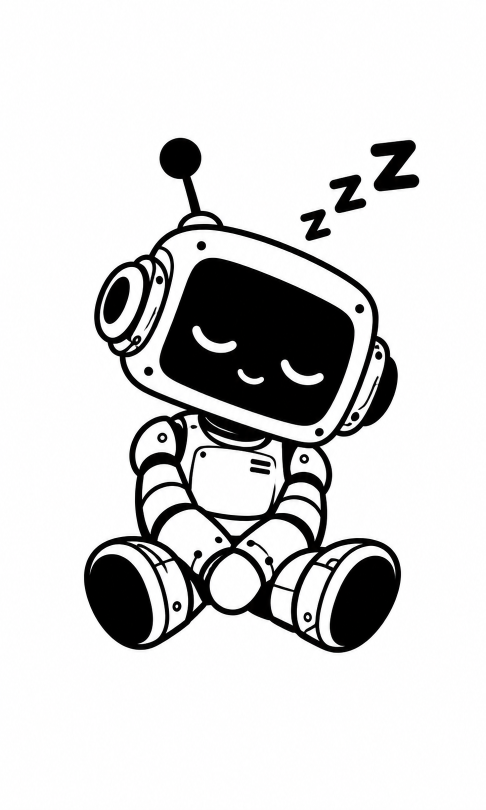
#> input picture esp32-client/assets/sleep_source.png, 971 x 1619 px (shown at 1/2 size)
$ python pack_image_asset.py ../assets/sleep_source.png
#> lines starting #> are read from the running program, lines starting #| are printed output that depends on the picture; after the words box and inside, x2 and y2 are one past the last pixel; in counts of white or black regions, pixels touching at a corner belong together
#> in main, source is the input picture: PIL image 971x1619 RGB; mean R, G, B 216, 215.8, 215.9
"""Pack an arbitrary source image into this project's monochrome panel asset
format: 800x480 landscape, 1 bit per pixel, MSB-first, row-packed.

Unlike generate_h3_assets.py (which draws the startup screens from scratch
with PIL), this takes a real PNG (or anything Pillow can open) someone
designed or downloaded and fits it to the panel without inventing content.

Every screen in this project is authored portrait (480 wide x 800 tall, the
natural way to design a phone-shaped notebook screen) and only rotated to the
panel's actual 800x480 landscape wiring at the very end — see blank()/
startup() in generate_h3_assets.py. A source image is fit against that same
480x800 portrait canvas, not the final landscape one, so a portrait design
(the common case) lands close to full-bleed instead of shrinking into a
narrow strip between wide white bars. It is letterboxed rather than
stretched, so a source with a different aspect ratio keeps its proportions;
converting to mode "1" dithers it to black/white, which tends to read better
on e-paper than a hard threshold.

Usage, from esp32-client/:
    ..\\.venv\\Scripts\\python.exe tools\\pack_image_asset.py path\\to\\source.png --name sleep

Writes assets/<name>.png (the exact fitted, dithered, rotated image that
will be shown — check this before flashing) and assets/<name>.bin (what
gets embedded). Register the new name in main/CMakeLists.txt's EMBED_FILES
and wire an extern symbol/screen_state in main/screen.c, the same way
sleep.bin already is.
"""
import argparse
from pathlib import Path
from PIL import Image

OUT = Path(__file__).resolve().parents[1] / "assets"
PORTRAIT_W, PORTRAIT_H = 480, 800  # Design canvas, matching every other screen.
PANEL_W, PANEL_H = 800, 480        # Final packed orientation, after rotation.


def fit_portrait(image):
    fitted = Image.new("L", (PORTRAIT_W, PORTRAIT_H), 255)
#> fitted: PIL image 480x800 L; every value is 255
    scale = min(PORTRAIT_W / image.width, PORTRAIT_H / image.height)
#> scale = 0.494
    size = (max(1, round(image.width * scale)), max(1, round(image.height * scale)))
#> size = (480, 800)
    resized = image.convert("L").resize(size, Image.LANCZOS)
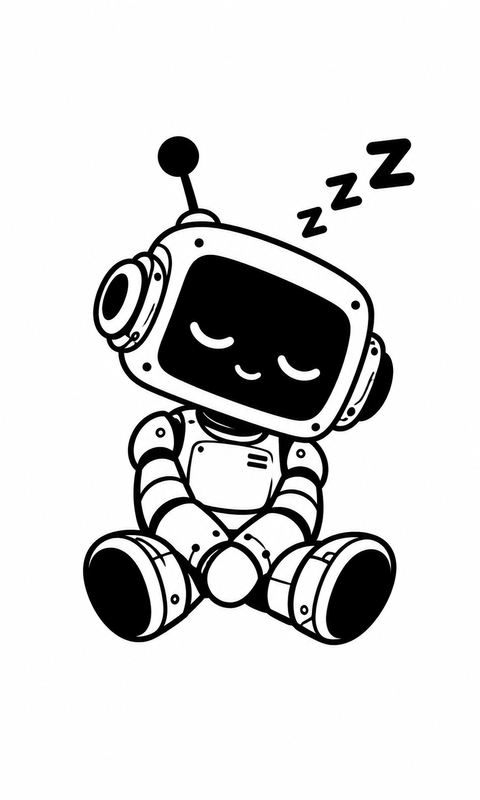
#> resized: PIL image 480x800 L; min 0, max 255, mean 215.9
    fitted.paste(resized, ((PORTRAIT_W - size[0]) // 2, (PORTRAIT_H - size[1]) // 2))
    return fitted


def packed(image):
    pixels = image.load()
    result = bytearray()
    for y in range(PANEL_H):
        for bx in range(PANEL_W // 8):
            value = 0
            for bit in range(8):
                if pixels[bx * 8 + bit, y]:
                    value |= 0x80 >> bit
            result.append(value)
    return bytes(result)


def main():
    parser = argparse.ArgumentParser(description=__doc__)
    parser.add_argument("source", type=Path, help="Source image (PNG or anything Pillow reads)")
    parser.add_argument("--name", default="sleep", help="Asset name; writes assets/<name>.png and .bin")
    args = parser.parse_args()

    source = Image.open(args.source)
    fitted = fit_portrait(source).rotate(90, expand=True)
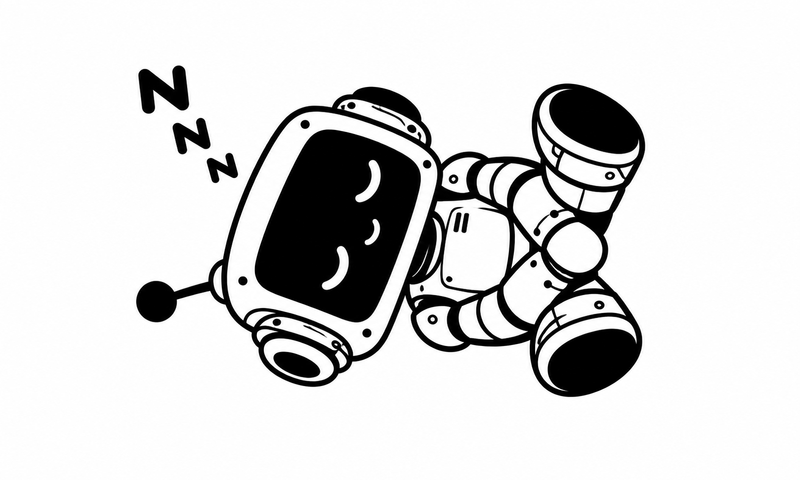
#> fitted: PIL image 800x480 L; min 0, max 255, mean 215.9
    assert fitted.size == (PANEL_W, PANEL_H), fitted.size
    dithered = fitted.convert("1")  # Floyd-Steinberg by default.
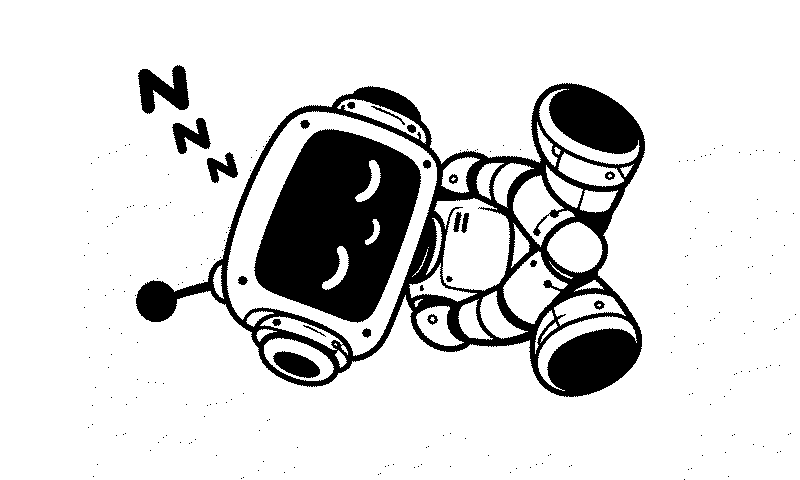
#> dithered: PIL image 800x480 1; 84.8% white; 240 black regions (217 under 20 px), largest, box (x1, y1, x2, y2) and area: (136, 83, 645, 397) 32167, (254, 129, 421, 323) 21241, (138, 65, 189, 114) 1490
    OUT.mkdir(exist_ok=True)
    dithered.save(OUT / f"{args.name}.png")
    (OUT / f"{args.name}.bin").write_bytes(packed(dithered))
    print(f"{args.name}: wrote {OUT / f'{args.name}.png'} and {OUT / f'{args.name}.bin'} "
          f"({PANEL_W}x{PANEL_H}, {PANEL_W * PANEL_H // 8} bytes)")


if __name__ == "__main__":
    main()

$ run again, on esp32-client/assets/memo_saved.png
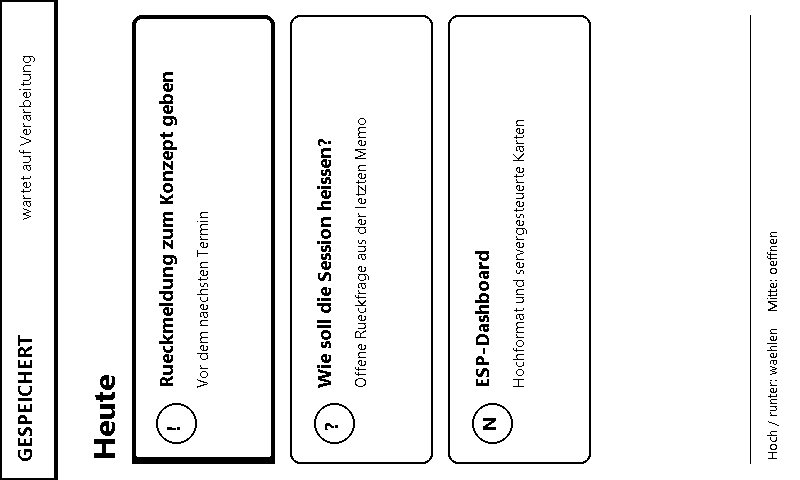
#> input picture esp32-client/assets/memo_saved.png, 800 x 480 px
#> in main, source is the input picture: PIL image 800x480 1; 94.1% white; 242 black regions (73 under 20 px), largest, box (x1, y1, x2, y2) and area: (132, 15, 275, 464) 5049, (0, 0, 58, 480) 3088, (290, 15, 433, 464) 2324
#> in fit_portrait, `fitted.paste(resized, ((PORTRAIT_W - size[0]) // 2, (PORTRAIT_H - size..`:
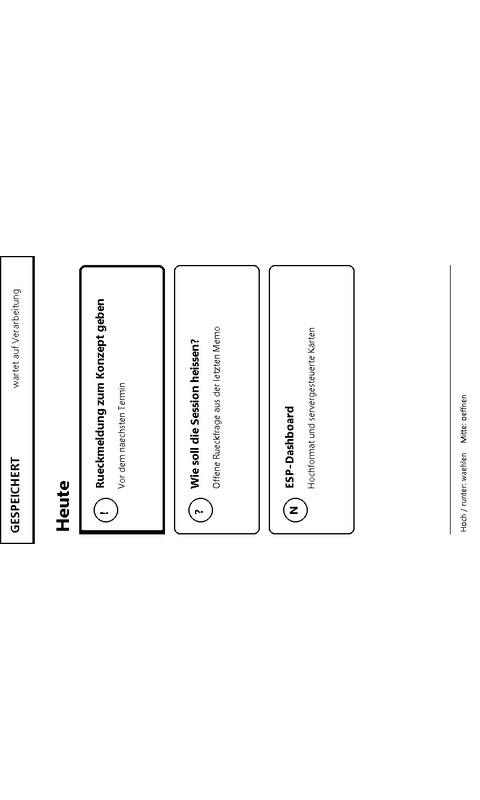
#> fitted: PIL image 480x800 L; min 0, max 255, mean 249.4
#> in main, `dithered = fitted.convert("1")`:
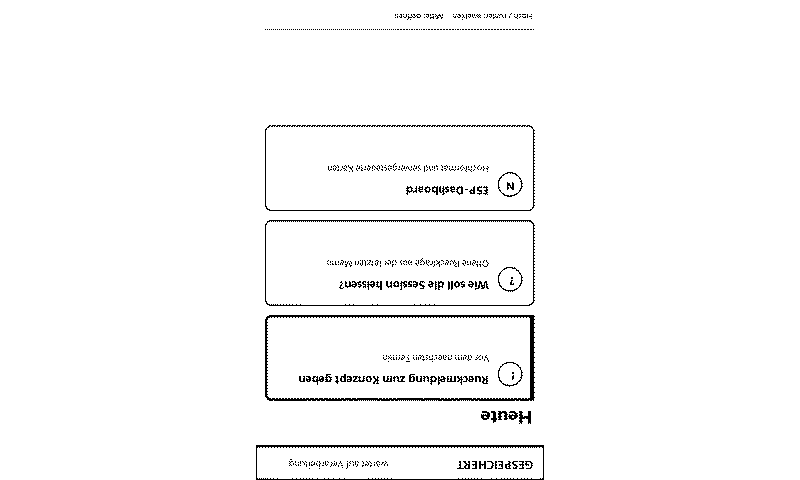
#> dithered: PIL image 800x480 1; 97.8% white; black in thin lines or dots, all inside (x1, y1, x2, y2) = (256, 13, 544, 480)
